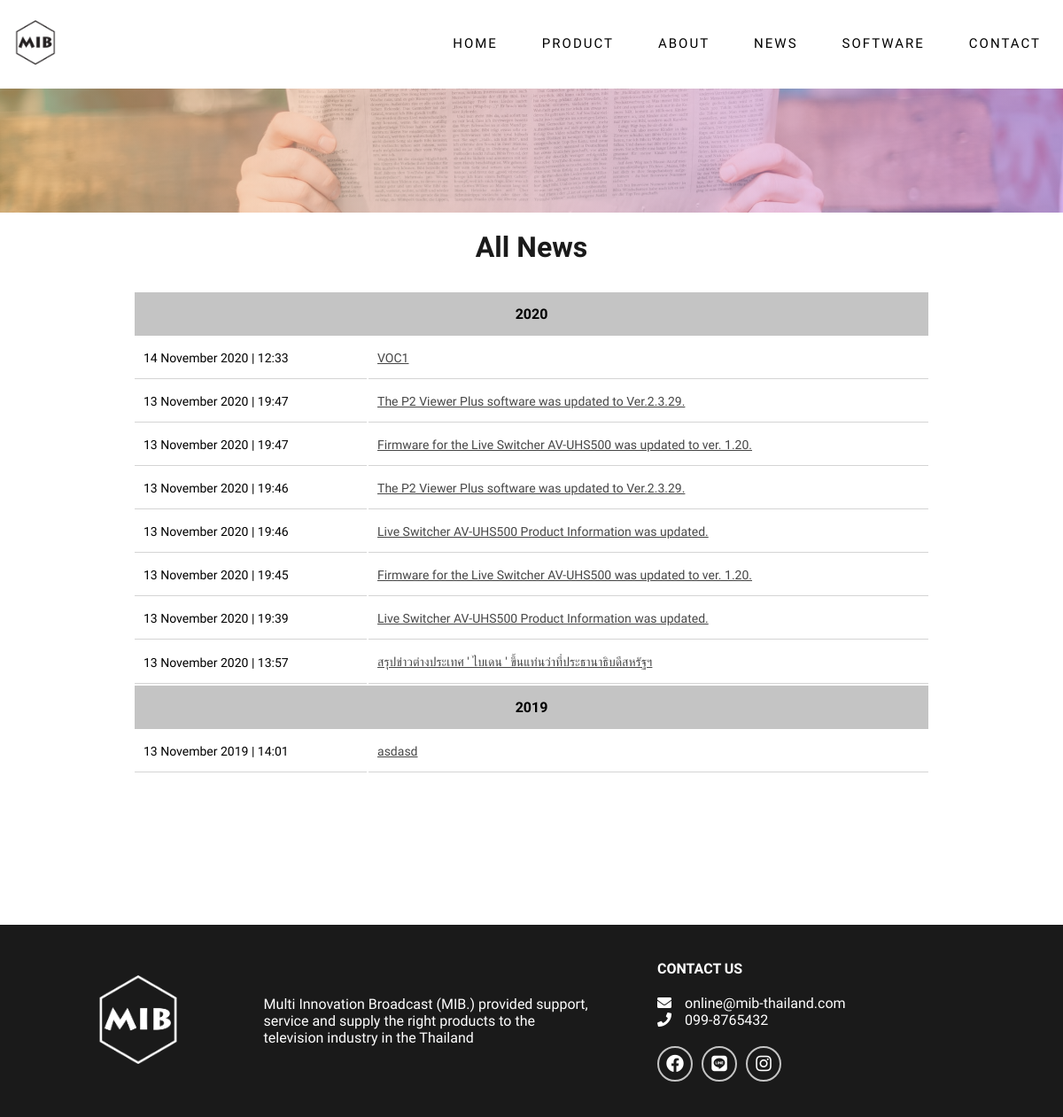
The page /newsAll.php on the database its author committed.
### tables this page shows
CREATE TABLE `tb_news` (
  `news_id` int(11) NOT NULL,
  `news_name` varchar(100) NOT NULL,
  `news_image` varchar(200) NOT NULL,
  `news_description_th` text NOT NULL,
  `news_description_en` text NOT NULL,
  `news_detail_th` text NOT NULL,
  `news_detail_en` text NOT NULL,
  `list_no` int(11) NOT NULL,
  `addby` int(11) NOT NULL,
  `adddate` datetime NOT NULL,
  `lastupdate` datetime NOT NULL,
  `updateby` int(11) NOT NULL
);

### newsAll.php (the view, shortened to what this page needs)
<?php
function changeDate($date)
{
    $get_date = explode("-", $date);
    $month = array("01" => "January", "02" => "February", "03" => "March", "04" => "April", "05" => "May", "06" => "June", "07" => "July", "08" => "August", "09" => "September", "10" => "October", "11" => "November", "12" => "December");
    $get_month = $get_date["1"];
    $year = $get_date["0"];
    return $get_date["2"] . " " . $month[$get_month] . " " . $year;
}
function dateTime($date_time)
{
    $get_date_time = explode(' ', $date_time);
    $date = changeDate($get_date_time['0']);
    $time = substr($get_date_time['1'], 0, -3);
    return $date . " | " . $time;
}
?>
<!DOCTYPE html>
<html lang="en">
<head>
    <link rel="stylesheet" href="./assets/css/styles.css">
    <link rel="stylesheet" href="https://cdnjs.cloudflare.com/ajax/libs/font-awesome/5.15.1/css/all.min.css" />
    <link rel="stylesheet" href="https://unpkg.com/swiper/swiper-bundle.css">
    <link rel="stylesheet" href="https://unpkg.com/swiper/swiper-bundle.min.css">
</head>
<body>
    <header class="header">
        <div class="container">
            <nav class="nav">
                <a href="index.php" class="logo">
                    <img src="./assets/images/Logo/mib-logo-icon.png" alt="">
                </a>
                <ul class="nav-list">
                    <li class="nav-item">
                        <a href="index.php" class="nav-link">Home</a>
                    </li>
                    <li class="nav-item">
                        <a href="index.php#product" class="nav-link">Product</a>
                    </li>
                    <li class="nav-item">
                        <a href="index.php#about" class="nav-link">About</a>
                    </li>
                    <li class="nav-item">
                        <a href="index.php#news" class="nav-link">News</a>
                    </li>
                    <li class="nav-item">
                        <a href="software.php" class="nav-link">Software</a>
                    </li>
                    <li class="nav-item">
                        <a href="index.php#footer" class="nav-link">Contact</a>
                    </li>
                </ul>
            </nav>
        </div>
    </header>
    <div class="news-all-hero" style="background: url(./assets/images/banner/newspaper3.jpg);background-size: cover;background-position: center;">
    </div>
    <div class="news-all-content">
        <h1 class="news-all-heading">All News</h1>
        <table class="news-all-table">
            <?php
            $sql_y = "SELECT DISTINCT YEAR(lastupdate) FROM tb_news ORDER BY lastupdate DESC";
            $result_y = mysqli_query($connection, $sql_y);
            while ($row_y = mysqli_fetch_array($result_y)) {
                $year = $row_y["YEAR(lastupdate)"];
            ?>
                <tr>
                    <th colspan="2"><?php echo $year; ?></th>
                </tr>
                <?php
                $sql = "SELECT * FROM tb_news WHERE year(lastupdate)='$year' ORDER BY lastupdate DESC";
                $result = mysqli_query($connection, $sql);
                while ($row = mysqli_fetch_array($result)) {
                ?>
                    <tr>
                        <td><?php echo dateTime($row["lastupdate"]); ?></td>
                        <td><a href="news.php<?php echo "?news_id=" . $row["news_id"]; ?>"><?php echo $row["news_name"]; ?></a></td>
                    </tr>
            <?php
                }
            }
            ?>
        </table>
    </div>
    <footer class="footer" id="footer">
        <div class="container">
            <div class="footer-content">
                <div class="footer-content-brand">
                    <div class="logo-container">
                        <a href="index.php">
                            <img src="./assets/images/Logo/mib-logo-icon-white.png" alt="" class="logo-image">
                        </a>
                    </div>
                    <div class="paragraph">
                        Multi Innovation Broadcast (MIB.) provided support, service and supply the right products to the television industry in the Thailand </div>
                </div>
                <div class="social-media-wrap">
                    <h4 class="footer-heading">Contact Us</h4>
                    <div class="contact-detail">
                        <p class="contact-email"><i class="fa fa-envelope" aria-hidden="true"></i>online@mib-thailand.com</p>
                        <p class="contact-phone"><i class="fa fa-phone" aria-hidden="true"></i>099-8765432</p>
                    </div>
                    <div class="social-media">
                        <a href="https://www.facebook.com/MultiInnovationBroadcast/" class="sm-link" target="_blank"><i class="fab fa-facebook"></i></a>
                        <a href="https://line.me/R/ti/p/%40zwm2906e" class="sm-link" target="_blank"><i class="fab fa-line"></i></a>
                        <a href="#" class="sm-link"><i class="fab fa-instagram"></i></a>
                    </div>
                </div>
            </div>
        </div>
    </footer>
</body>
</html>

### assets/css/styles.css (style rules this page uses)
* { margin: 0; padding: 0; box-sizing: border-box; font-family: "Kanit", sans-serif; scroll-behavior: smooth; }
:root { --dark-color: #1a1a1a; --solid-color: #464646; --light-color: #c4c4c4; --dark-transparent: rgba(170, 170, 170, 0.7); --light-transparent: rgba(170, 170, 170, 0.5); }
html { font-size: 10px; }
body { font-size: 1.6rem; color: black; background-color: white; }
a { text-decoration: none; color: inherit; }
ul { list-style: none; }
.container { width: 100%; max-width: 120rem; padding: 0 1.5rem; margin: 0 auto; }
.header { width: 100%; height: 6rem; display: flex; align-items: center; position: fixed; top: 0; left: 0; background-color: rgba(255, 255, 255, 1); z-index: 100; transition: backgroud-color 0.3s, height 0.3s; }
.nav { display: flex; align-items: center; justify-content: space-between; }
.logo img { max-width: 5rem; }
.nav-list { position: fixed; top: 0; left: 0; width: 100%; height: 100vh; background-color: var(--dark-color); display: flex; flex-direction: column; align-items: center; justify-content: center; z-index: 200; opacity: 0; transform: scale(0); transition: opacity 0.5s; }
.nav-item:not(:last-child) { margin-bottom: 0.5rem; }
.nav-link { display: block; color: #fff; font-size: 3rem; text-transform: uppercase; letter-spacing: 2px; padding: 1rem; }
.nav-link::after { content: ''; display: block; width: 0; height: 2px; background: black; transition: width .3s; }
.paragraph { color: #a5a5a5; margin: 2.5rem 1rem; }
.footer { padding: 4rem 0; background-color: var(--dark-color); color: #fff; }
.footer-content-brand { margin-bottom: 5rem; }
.footer-content-brand .logo-container { width: 100%; display: flex; justify-content: center; }
.footer-content-brand .logo-image { max-width: 10rem; }
.footer .paragraph { color: inherit; }
.footer-heading { text-transform: uppercase; }
.contact-detail { margin: 2rem 0; }
.contact-detail i { padding-right: 1.5rem; }
.social-media { display: flex; }
.sm-link { width: 4rem; height: 4rem; font-size: 2rem; border: 2px solid var(--light-color); border-radius: 50%; display: flex; margin-right: 1rem; transition: background-color 0.5s; }
.sm-link i { margin: auto; }
@media screen and (min-width: 768px) { .header { height: 10rem; } }
@media screen and (min-width: 768px) { .footer { overflow-x: hidden; } }
@media screen and (min-width: 768px) { .footer-content { display: flex; } }
@media screen and (min-width: 768px) { .footer-content-brand { display: flex; align-items: center; justify-content: center; margin-bottom: 0; flex: 0 0 60%; } }
@media screen and (min-width: 768px) { .footer .paragraph { margin: 0; } }
@media screen and (min-width: 768px) { .social-media-wrap { flex: 0 0 40%; margin-left: 2.5rem; } }
@media screen and (min-width: 1000px) { .nav-list { position: initial; width: initial; height: initial; background-color: transparent; flex-direction: row; justify-content: initial; opacity: 1; transform: scale(1); } }
@media screen and (min-width: 1000px) { .nav-item:not(:last-child) { margin-right: 3rem; margin-bottom: 0; } }
@media screen and (min-width: 1000px) { .nav-link { color: #000; font-size: 1.5rem; } }
@media screen and (min-width: 1200px) { .footer .paragraph { margin-right: 5rem; } }

### assets/css/product.css (style rules this page uses)
:root { --dark-color: #1a1a1a; --solid-color: #464646; --light-color: #c4c4c4; --dark-transparent: rgba(170, 170, 170, 0.7); --light-transparent: rgba(170, 170, 170, 0.5); }
.logo-container { display: flex; justify-content: center; }

### assets/css/software.css (style rules this page uses)
:root { --dark-color: #1a1a1a; --solid-color: #464646; --light-color: #c4c4c4; --dark-transparent: rgba(170, 170, 170, 0.7); --light-transparent: rgba(170, 170, 170, 0.5); }
.software-table, td, th { border: 1px solid rgb(196, 196, 196); }

### assets/css/news.css (style rules this page uses)
:root { --dark-color: #1a1a1a; --solid-color: #464646; --light-color: #c4c4c4; --dark-transparent: rgba(170, 170, 170, 0.7); --light-transparent: rgba(170, 170, 170, 0.5); }

### assets/css/productInfo.css (style rules this page uses)
:root { --dark-color: #1a1a1a; --solid-color: #464646; --light-color: #c4c4c4; --dark-transparent: rgba(170, 170, 170, 0.7); --light-transparent: rgba(170, 170, 170, 0.5); }

### rows shown on the page
tb_news: lastupdate "14 November 2020 | 12:33", news_name "VOC1"
tb_news: lastupdate "13 November 2020 | 19:47", news_name "The P2 Viewer Plus software was updated to Ver.2.3.29."
tb_news: lastupdate "13 November 2020 | 19:47", news_name "Firmware for the Live Switcher AV-UHS500 was updated to ver. 1.20."
tb_news: lastupdate "13 November 2020 | 19:46", news_name "The P2 Viewer Plus software was updated to Ver.2.3.29."
tb_news: lastupdate "13 November 2020 | 19:46", news_name "Live Switcher AV-UHS500 Product Information was updated."
tb_news: lastupdate "13 November 2020 | 19:45", news_name "Firmware for the Live Switcher AV-UHS500 was updated to ver. 1.20."
tb_news: lastupdate "13 November 2020 | 19:39", news_name "Live Switcher AV-UHS500 Product Information was updated."
tb_news: lastupdate "13 November 2020 | 13:57", news_name "สรุปข่าวต่างประเทศ ' ไบเดน ' ขึ้นแท่นว่าที่ประธานาธิบดีสหรัฐฯ"
tb_news: lastupdate "13 November 2019 | 14:01", news_name "asdasd"

### other values the page prints
$year "2020"
$year "2019"
